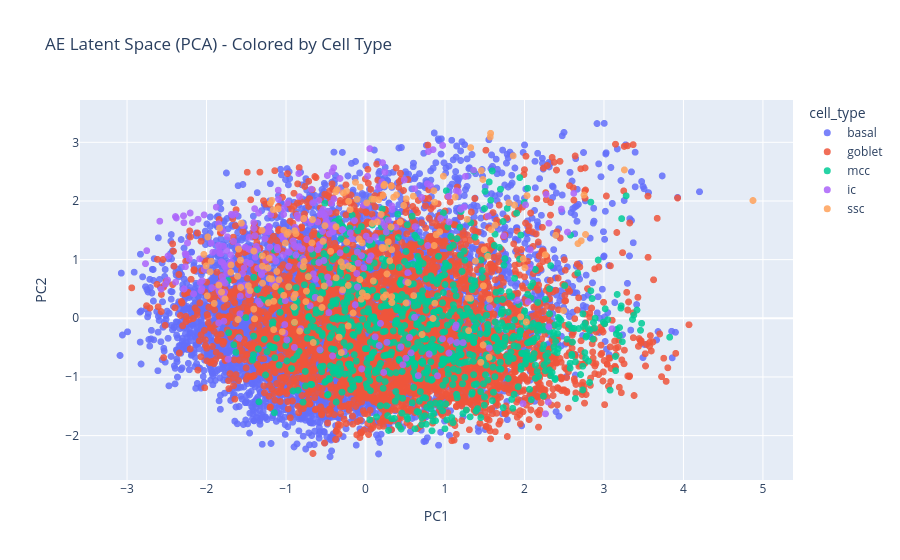

Source (notebook cell):
### Code cell
pca = PCA(n_components=2, random_state=42)
xy = pca.fit_transform(latent_arr)
df['PC1'] = xy[:, 0]
df['PC2'] = xy[:, 1]

fig = px.scatter(
    df,
    x='PC1',
    y='PC2',
    color='cell_type',
    hover_data=[c for c in ['ply_file', 'track_id', 'frame', 'label', 'annotation'] if c in df.columns],
    title='AE Latent Space (PCA) - Colored by Cell Type',
)
fig.update_traces(marker={'size': 7, 'opacity': 0.85})
fig.show()

### Figure 1 — Plotly figure (JSON) as saved in the notebook; plotly's stock layout.template omitted (floating-point values rounded to 4 significant figures; data arrays with more than 128 entries replaced by an {"elided": "..."} marker saying what was removed)
{"data": [{"customdata": {"elided": "6910x5 mixed values"}, "hovertemplate": "cell_type=basal<br>PC1=%{x}<br>PC2=%{y}<br>ply_file=%{customdata[0]}<br>track_id=%{customdata[1]}<br>frame=%{customdata[2]}<br>label=%{customdata[3]}<br>annotation=%{customdata[4]}<extra></extra>", "legendgroup": "basal", "marker": {"color": "#636efa", "opacity": 0.85, "size": 7, "symbol": "circle"}, "mode": "markers", "name": "basal", "showlegend": true, "type": "scattergl", "x": {"elided": "6910 float values"}, "xaxis": "x", "y": {"elided": "6910 float values"}, "yaxis": "y"}, {"customdata": {"elided": "3973x5 mixed values"}, "hovertemplate": "cell_type=goblet<br>PC1=%{x}<br>PC2=%{y}<br>ply_file=%{customdata[0]}<br>track_id=%{customdata[1]}<br>frame=%{customdata[2]}<br>label=%{customdata[3]}<br>annotation=%{customdata[4]}<extra></extra>", "legendgroup": "goblet", "marker": {"color": "#EF553B", "opacity": 0.85, "size": 7, "symbol": "circle"}, "mode": "markers", "name": "goblet", "showlegend": true, "type": "scattergl", "x": {"elided": "3973 float values"}, "xaxis": "x", "y": {"elided": "3973 float values"}, "yaxis": "y"}, {"customdata": {"elided": "878x5 mixed values"}, "hovertemplate": "cell_type=mcc<br>PC1=%{x}<br>PC2=%{y}<br>ply_file=%{customdata[0]}<br>track_id=%{customdata[1]}<br>frame=%{customdata[2]}<br>label=%{customdata[3]}<br>annotation=%{customdata[4]}<extra></extra>", "legendgroup": "mcc", "marker": {"color": "#00cc96", "opacity": 0.85, "size": 7, "symbol": "circle"}, "mode": "markers", "name": "mcc", "showlegend": true, "type": "scattergl", "x": {"elided": "878 float values"}, "xaxis": "x", "y": {"elided": "878 float values"}, "yaxis": "y"}, {"customdata": {"elided": "299x5 mixed values"}, "hovertemplate": "cell_type=ic<br>PC1=%{x}<br>PC2=%{y}<br>ply_file=%{customdata[0]}<br>track_id=%{customdata[1]}<br>frame=%{customdata[2]}<br>label=%{customdata[3]}<br>annotation=%{customdata[4]}<extra></extra>", "legendgroup": "ic", "marker": {"color": "#ab63fa", "opacity": 0.85, "size": 7, "symbol": "circle"}, "mode": "markers", "name": "ic", "showlegend": true, "type": "scattergl", "x": {"elided": "299 float values"}, "xaxis": "x", "y": {"elided": "299 float values"}, "yaxis": "y"}, {"customdata": {"elided": "178x5 mixed values"}, "hovertemplate": "cell_type=ssc<br>PC1=%{x}<br>PC2=%{y}<br>ply_file=%{customdata[0]}<br>track_id=%{customdata[1]}<br>frame=%{customdata[2]}<br>label=%{customdata[3]}<br>annotation=%{customdata[4]}<extra></extra>", "legendgroup": "ssc", "marker": {"color": "#FFA15A", "opacity": 0.85, "size": 7, "symbol": "circle"}, "mode": "markers", "name": "ssc", "showlegend": true, "type": "scattergl", "x": {"elided": "178 float values"}, "xaxis": "x", "y": {"elided": "178 float values"}, "yaxis": "y"}], "layout": {"legend": {"title": {"text": "cell_type"}, "tracegroupgap": 0}, "title": {"text": "AE Latent Space (PCA) - Colored by Cell Type"}, "xaxis": {"anchor": "y", "domain": [0, 1], "title": {"text": "PC1"}}, "yaxis": {"anchor": "x", "domain": [0, 1], "title": {"text": "PC2"}}}}
